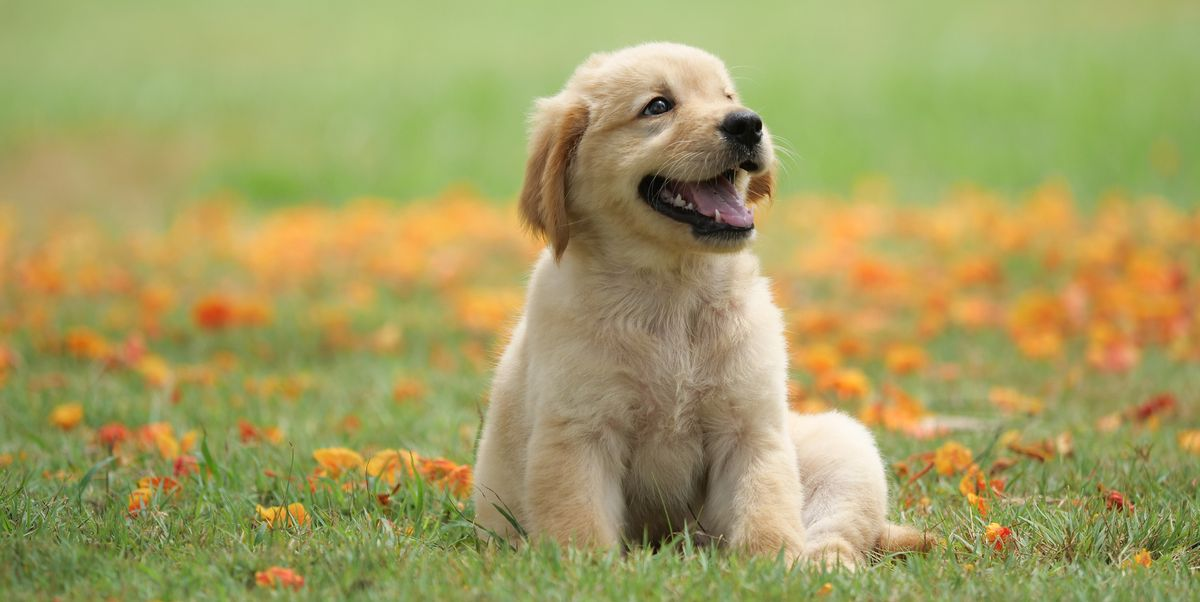
#> input picture pillow/imgs/img1.jpg, 1200 x 602 px
$ python 2.transformations.py
#> lines starting #> are read from the running program, lines starting #| are printed output that depends on the picture
from PIL import Image, ImageFilter

img = Image.open('imgs/img1.jpg')
#> img is the input picture: PIL image 1200x602 RGB; mean R, G, B 163.9, 158.6, 97.6
# Rotate
img = img.rotate(90)
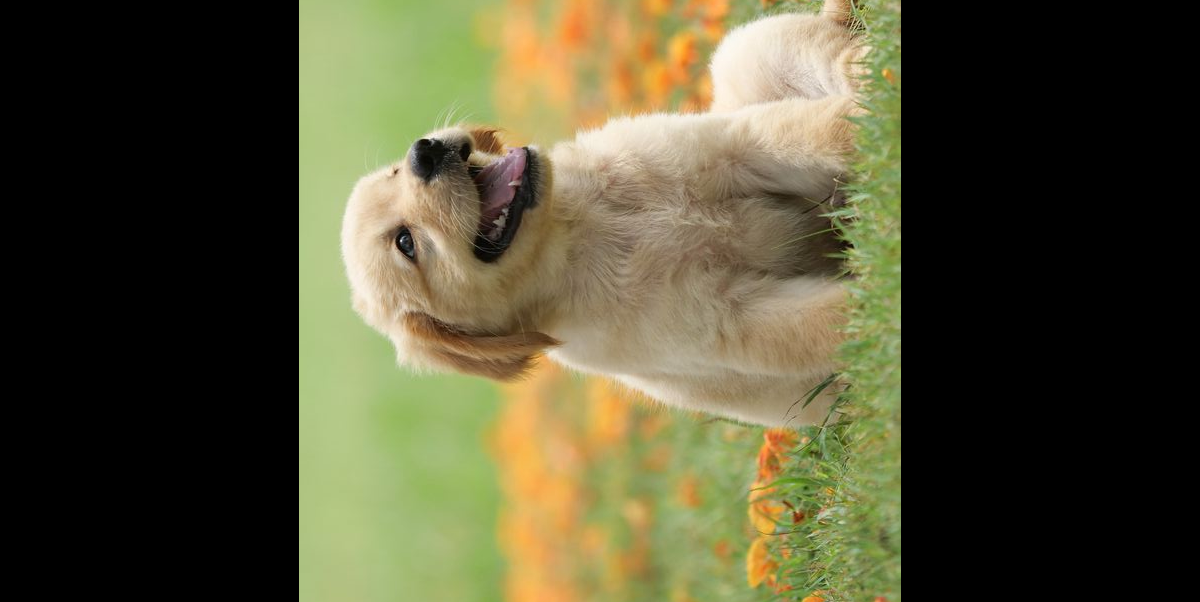
#> img: PIL image 1200x602 RGB; mean R, G, B 83.6, 80.4, 53.4

# Convert to BW
img = img.convert(mode='L')
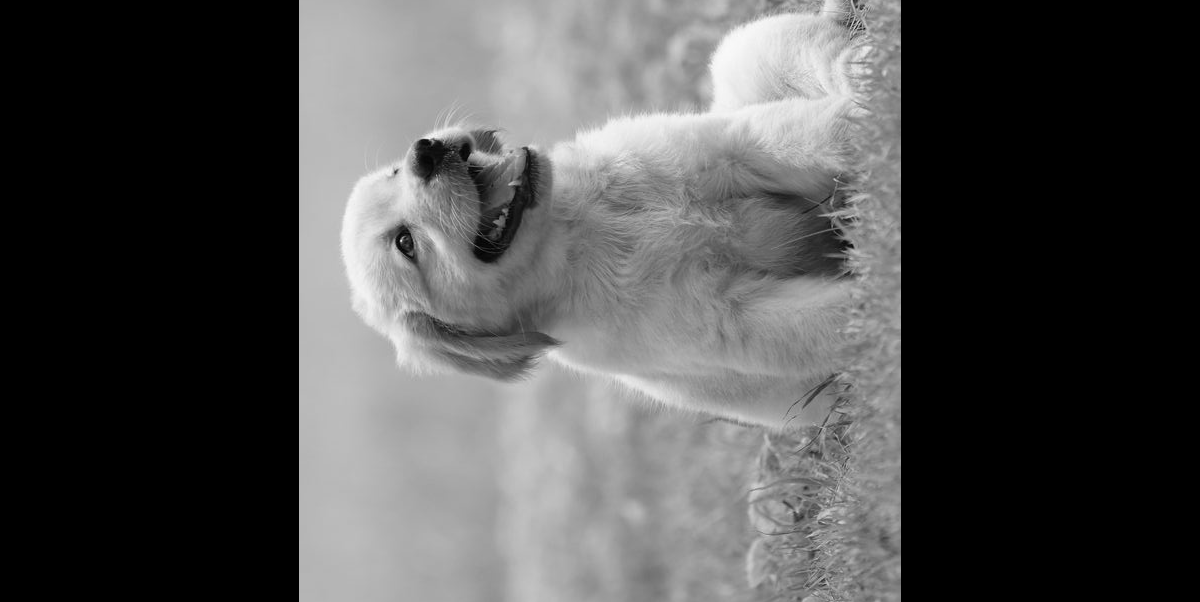
#> img: PIL image 1200x602 L; min 0, max 251, mean 78.3

# Blur the image
img = img.filter(ImageFilter.GaussianBlur(4))
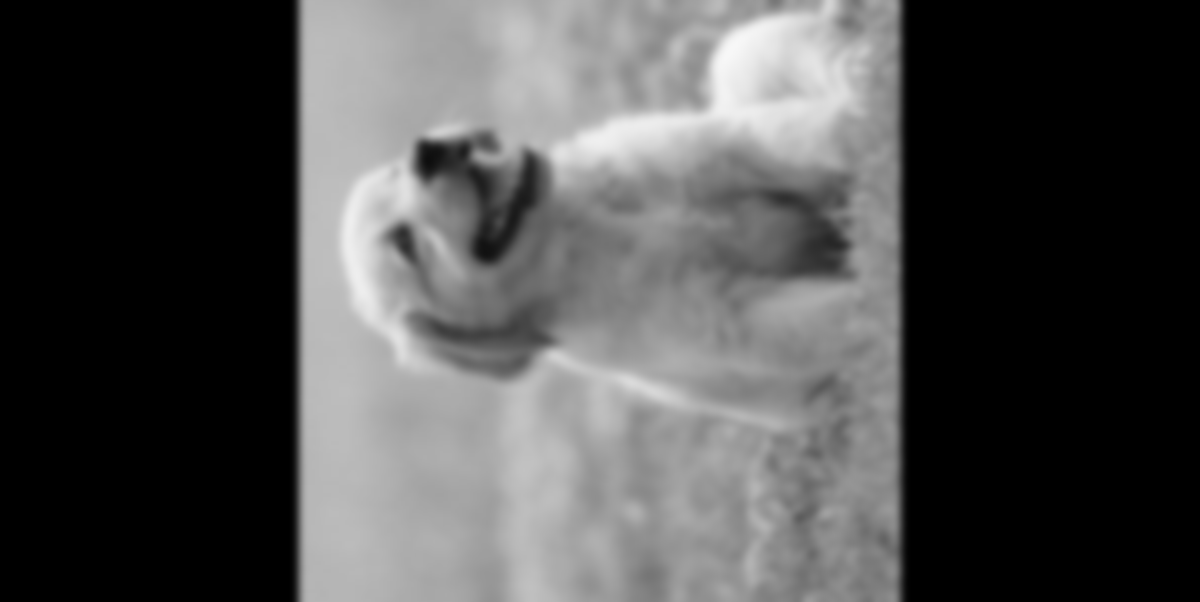
#> img: PIL image 1200x602 L; min 0, max 247, mean 78.3

img.show()

$ run again, with pillow/imgs/img2.jpg copied over pillow/imgs/img1.jpg
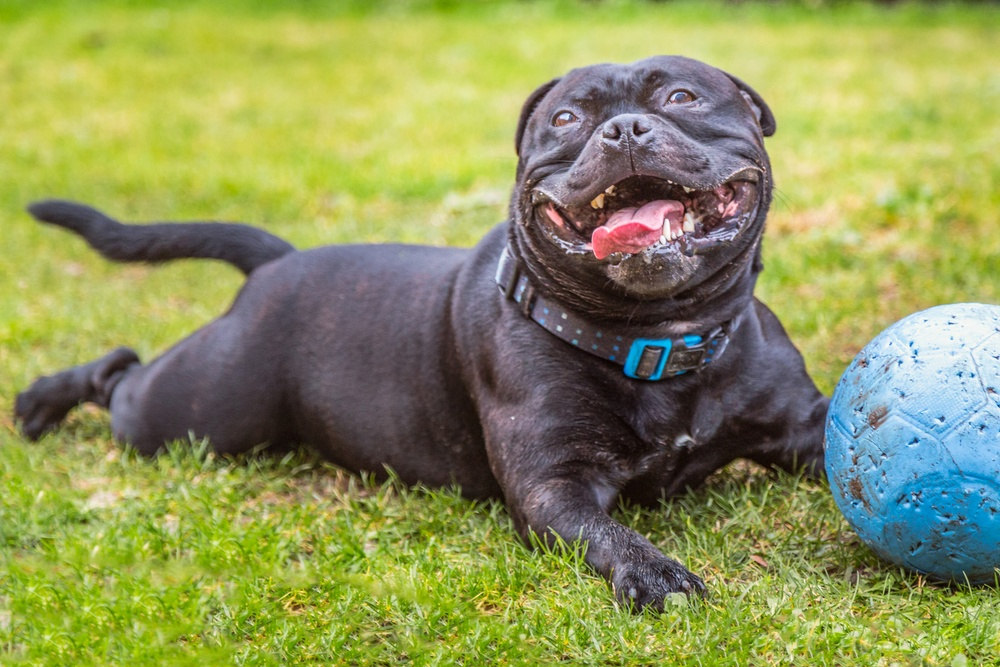
#> input picture pillow/imgs/img2.jpg, 1000 x 667 px, shrunk from 1800 x 1200 before the run
#> img is the input picture: PIL image 1000x667 RGB; mean R, G, B 142.2, 149.1, 89.8
#> `img = img.rotate(90)`:
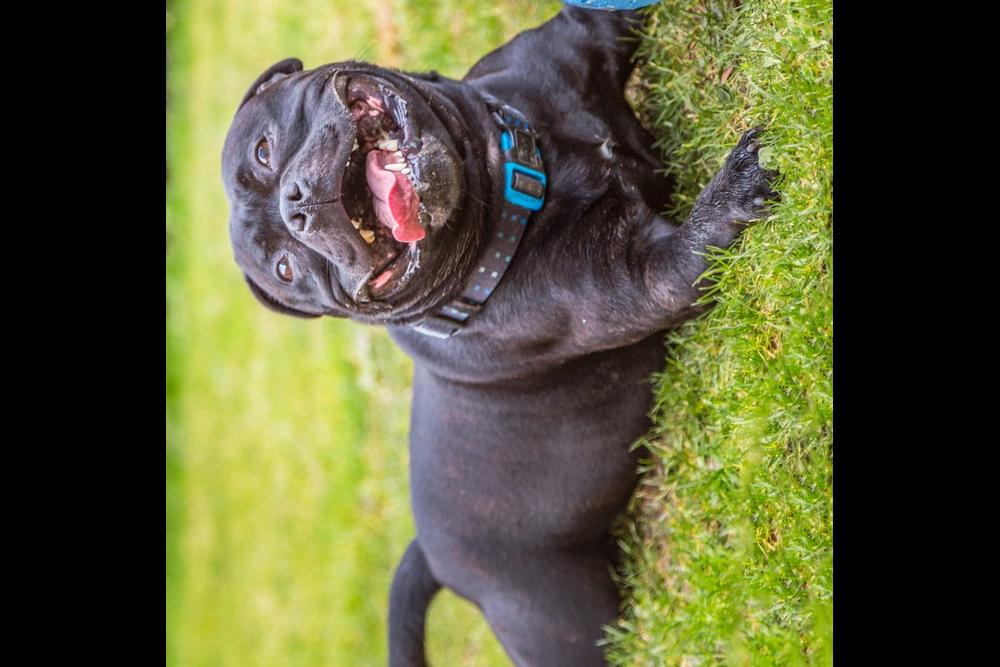
#> img: PIL image 1000x667 RGB; mean R, G, B 89.7, 90.8, 56
#> `img = img.filter(ImageFilter.GaussianBlur(4))`:
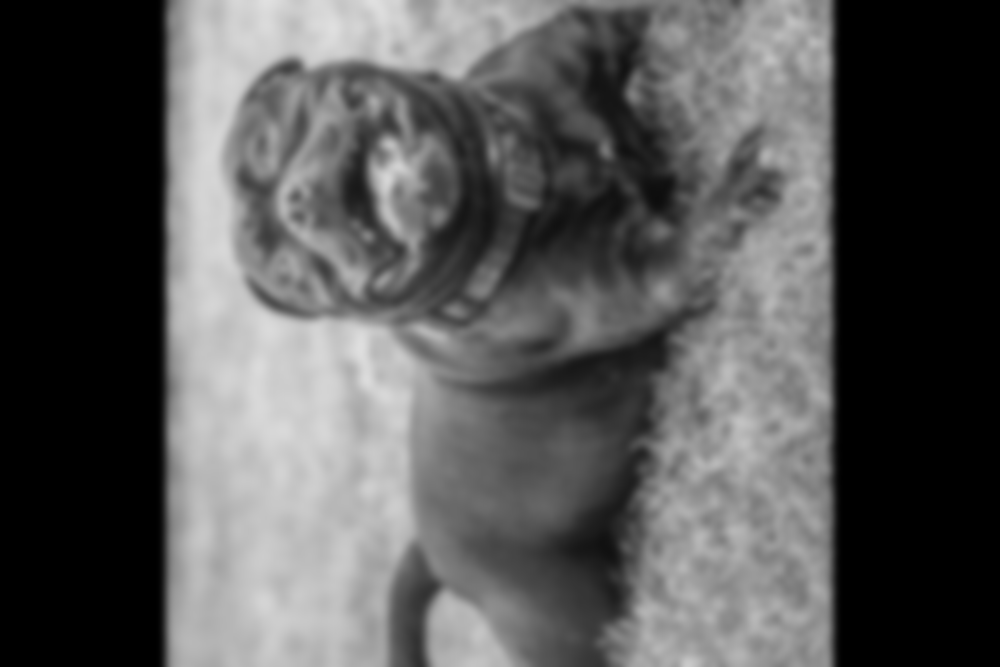
#> img: PIL image 1000x667 L; min 0, max 224, mean 86.5
